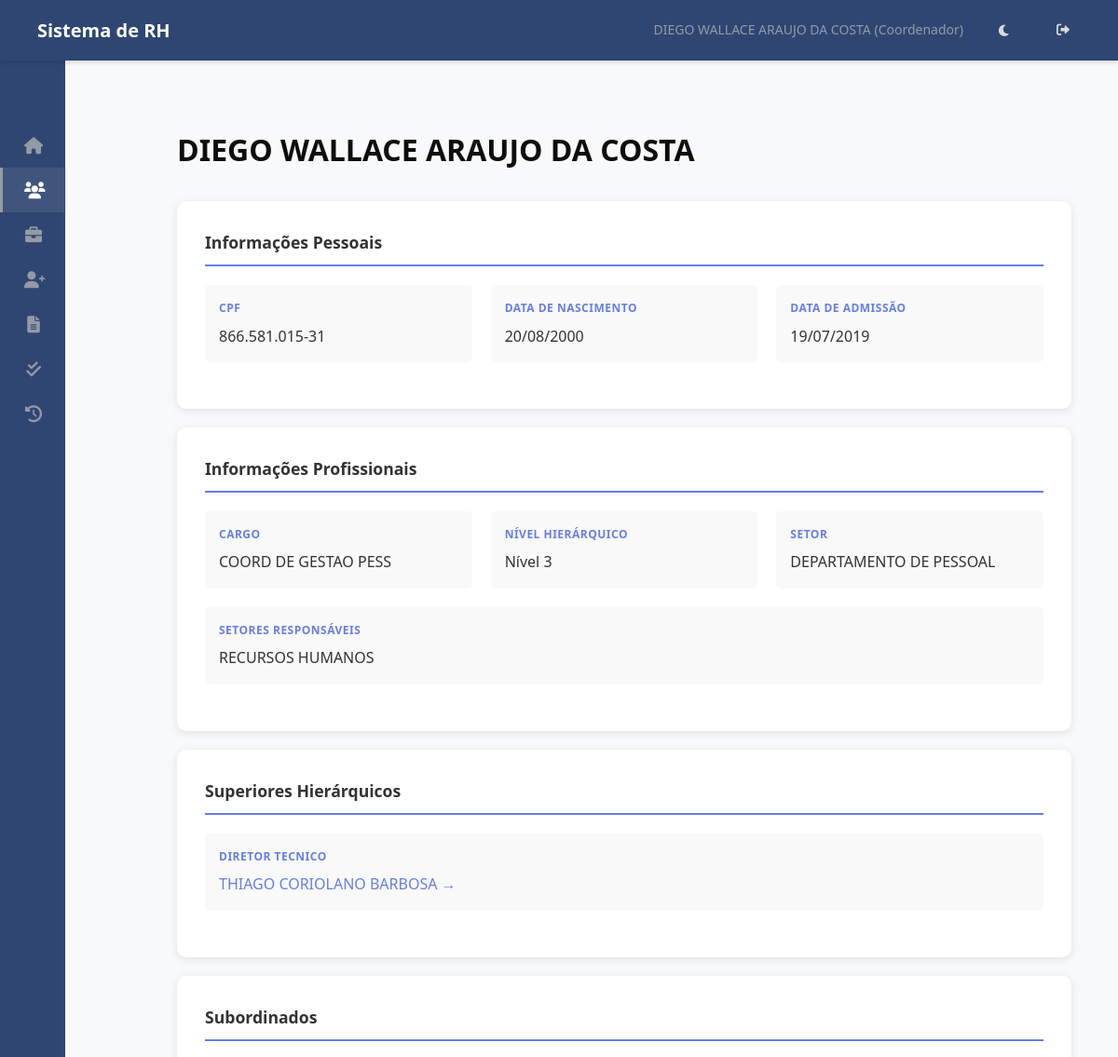
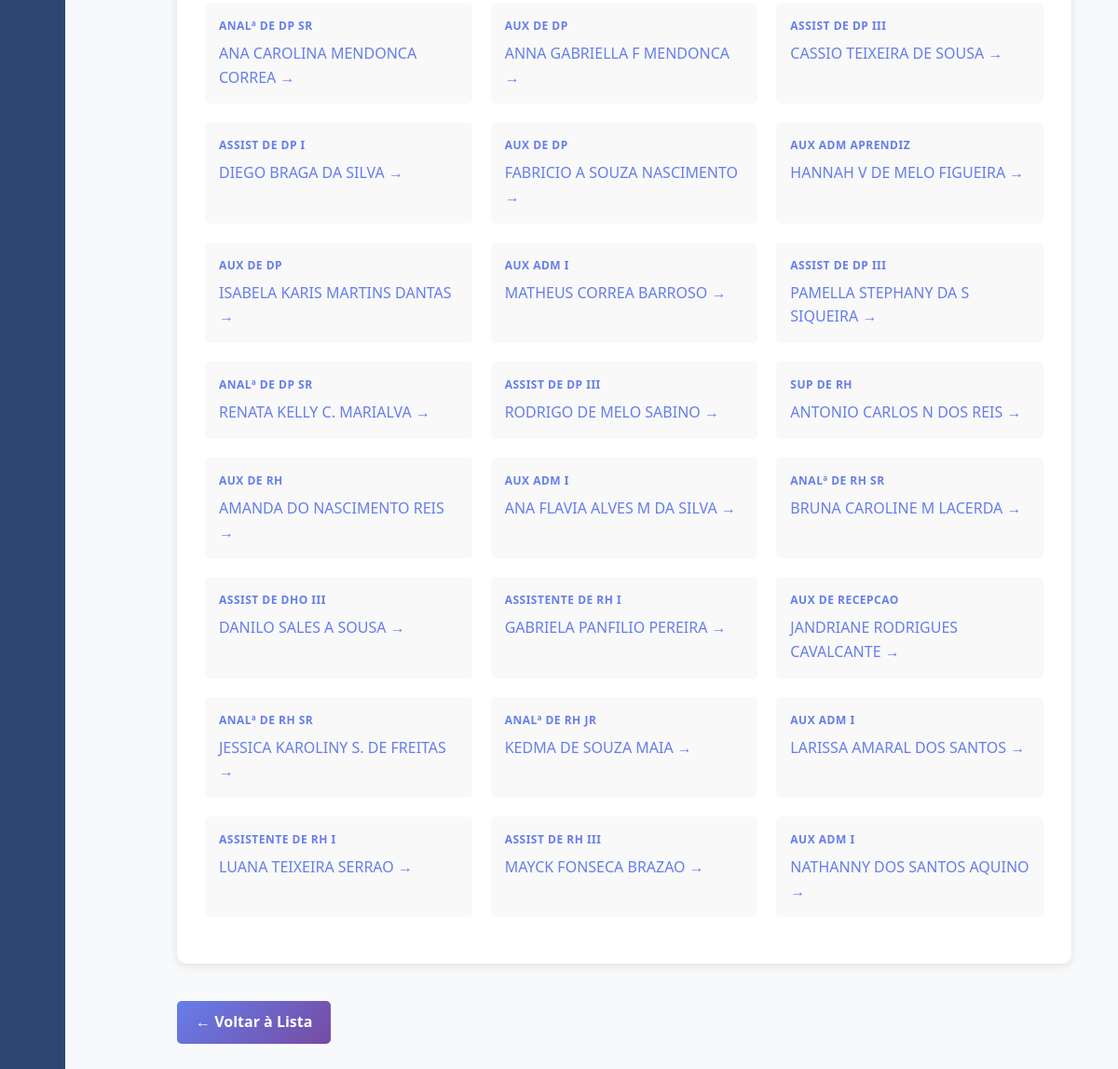
/funcionarios/4170/ (signed in), run on the app's committed database (2 pictures, top to bottom).
### hierarquia/models.py (models this page shows, shortened)
class Funcionario(models.Model):
    usuario = models.OneToOneField(User, on_delete=models.SET_NULL, null=True, blank=True, related_name='funcionario')
    nome = models.CharField(max_length=255)
    data_nascimento = models.DateField(blank=True, null=True)
    cpf = models.CharField(max_length=14, unique=True, validators=[cpf_validator])
    data_admissao = models.DateField()
    cargo = models.ForeignKey(Cargo, on_delete=models.PROTECT, related_name='funcionarios')
    setor_primario = models.ForeignKey(
        Setor,
        on_delete=models.PROTECT, # Protege contra exclusão de setor com funcionários
        related_name='funcionarios_primarios', # Nome para acesso reverso
        verbose_name='Setor Principal',
        null=True, # TEMPORARIAMENTE True para facilitar migração inicial, depois pode ser False
        blank=True # TEMPORARIAMENTE True
    )
    setores_responsaveis = models.ManyToManyField(
        Setor,
        related_name='responsaveis', # Permite Setor.responsaveis.all()
        blank=True, # Muitos funcionários não serão responsáveis por nenhum setor
        verbose_name='Setores Responsáveis'
    )
    centro_servico = models.ForeignKey(CentroServico, on_delete=models.SET_NULL, null=True, blank=True, related_name='funcionarios')
    ativo = models.BooleanField(default=True)
    criado_em = models.DateTimeField(auto_now_add=True)
    atualizado_em = models.DateTimeField(auto_now=True)
    class Meta:
        ordering = ['nome']
        verbose_name = 'Funcionário'
        verbose_name_plural = 'Funcionários'
    def obter_superiores(self):
        if not self.setor_primario:
            return Funcionario.objects.filter(cargo__nivel=1, ativo=True).exclude(pk=self.pk).distinct().order_by('cargo__nivel')
        condicao_mesmo_setor = Q(
            setor_primario=self.setor_primario,
            cargo__nivel__lt=self.cargo.nivel,
            ativo=True
        )
        condicao_responsavel = Q(
            setores_responsaveis=self.setor_primario, # Verifica se o setor_primario DESTE func está na lista M2M do OUTRO
            cargo__nivel__lt=self.cargo.nivel,
            ativo=True
        )
        condicao_diretor = Q(
            cargo__nivel=1,
            ativo=True
        )
        superiores = Funcionario.objects.filter(
            condicao_mesmo_setor | condicao_responsavel | condicao_diretor
        ).exclude(pk=self.pk).distinct().order_by('cargo__nivel')
        return superiores
    def obter_subordinados(self, incluir_responsaveis=True):
        subordinados = Funcionario.objects.none() # QuerySet vazio inicial
        if self.setor_primario:
            subordinados_primario = Funcionario.objects.filter(
                setor_primario=self.setor_primario,
                cargo__nivel__gt=self.cargo.nivel,
                ativo=True
            )
            subordinados = subordinados | subordinados_primario
        if incluir_responsaveis and self.setores_responsaveis.exists():
            setores_resp = self.setores_responsaveis.all()
            subordinados_responsaveis = Funcionario.objects.filter(
                setor_primario__in=setores_resp,
                cargo__nivel__gt=self.cargo.nivel,
                ativo=True
            ).exclude(pk=self.pk) # Garante não incluir a si mesmo
            subordinados = subordinados | subordinados_responsaveis
        if self.centro_servico:
             subordinados = subordinados.filter(centro_servico=self.centro_servico)
        return subordinados.distinct().order_by('setor_primario__nome', 'cargo__nivel', 'nome')

class Cargo(models.Model):
    NIVEL_CHOICES = [
        (1, 'Diretor'),
        (2, 'Gestor'),
        (3, 'Coordenador'),
        (4, 'Supervisor'),
        (5, 'ADM/Analista'), # E outros níveis operacionais
    ]
    nome = models.CharField(max_length=255, unique=True)
    nivel = models.IntegerField(choices=NIVEL_CHOICES)
    descricao = models.TextField(blank=True, null=True)
    criado_em = models.DateTimeField(auto_now_add=True)
    atualizado_em = models.DateTimeField(auto_now=True)
    class Meta:
        ordering = ['nivel', 'nome']
        verbose_name = 'Cargo'
        verbose_name_plural = 'Cargos'

class Setor(models.Model):
    nome = models.CharField(max_length=255, unique=True)
    descricao = models.TextField(blank=True, null=True)
    criado_em = models.DateTimeField(auto_now_add=True)
    atualizado_em = models.DateTimeField(auto_now=True)
    class Meta:
        ordering = ['nome']
        verbose_name = 'Setor'
        verbose_name_plural = 'Setores'

### hierarquia/views.py (the view)
# urls.py: path('funcionarios/<int:funcionario_id>/', views.detalhar_funcionario, name='detalhar_funcionario'),
@login_required(login_url='login')
def detalhar_funcionario(request, funcionario_id):
    try:
        funcionario_logado = request.user.funcionario
    except Funcionario.DoesNotExist:
        return render(request, 'hierarquia/sem_acesso.html')
    funcionario = get_object_or_404(Funcionario, id=funcionario_id)
    permitido = False
    if funcionario_logado.cargo.nivel == 1: # Diretor vê tudo
        permitido = True
    elif funcionario.setor_primario: # Se o funcionário visualizado tem setor primário...
        if funcionario_logado.setor_primario == funcionario.setor_primario: # ...e é o mesmo do logado
             permitido = True
        elif funcionario_logado.setores_responsaveis.filter(pk=funcionario.setor_primario.pk).exists(): # ...ou o logado é responsável por ele
             permitido = True
    elif funcionario == funcionario_logado: # Permite ver a si mesmo
        permitido = True
    if not permitido:
        return render(request, 'hierarquia/sem_permissao.html', {'mensagem': f'Você não tem permissão para ver detalhes de {funcionario.nome}.'})
    context = {
        'funcionario_logado': funcionario_logado,
        'funcionario': funcionario,
        'superiores': funcionario.obter_superiores(),
        'subordinados': funcionario.obter_subordinados(incluir_responsaveis=True),
    }
    return render(request, 'hierarquia/detalhar_funcionario.html', context)

### templates/hierarquia/detalhar_funcionario.html (shortened to what this page needs)
{% extends 'base.html' %}
{% load static %}
{% block extra_css %}
    <link rel="stylesheet" href="{% static 'css/detalhar_funcionario.css' %}">
{% endblock extra_css %}
{% block content %}
<div class="container">
    <div class="header">
        <h2>{{ funcionario.nome }}</h2>
    </div>
    <div class="card">
        <h3>Informações Pessoais</h3>
        <div class="info-grid">
            <div class="info-item">
                <div class="info-label">CPF</div>
                <div class="info-value">{{ funcionario.cpf }}</div>
            </div>
            {% if funcionario.data_nascimento %}
            <div class="info-item">
                <div class="info-label">Data de Nascimento</div>
                <div class="info-value">{{ funcionario.data_nascimento|date:"d/m/Y" }}</div>
            </div>
            {% endif %}
            <div class="info-item">
                <div class="info-label">Data de Admissão</div>
                <div class="info-value">{{ funcionario.data_admissao|date:"d/m/Y" }}</div>
            </div>
        </div>
    </div>
    <div class="card">
        <h3>Informações Profissionais</h3>
        <div class="info-grid">
            <div class="info-item">
                <div class="info-label">Cargo</div>
                <div class="info-value">{{ funcionario.cargo.nome }}</div>
            </div>
            <div class="info-item">
                <div class="info-label">Nível Hierárquico</div>
                <div class="info-value">Nível {{ funcionario.cargo.nivel }}</div>
            </div>
            <div class="info-item">
                <div class="info-label">Setor</div>
                <div class="info-value">
                     {% if funcionario.setor_primario %}
                        {{ funcionario.setor_primario.nome }}
                    {% else %}
                        <span style="color: #999;">Nenhum</span>
                    {% endif %}
                </div>
            </div>
            {% if funcionario.setores_responsaveis.exists %}
            <div class="info-item" style="grid-column: 1 / -1;">
                <div class="info-label">Setores Responsáveis</div>
                <div class="info-value">
                    {% for setor_resp in funcionario.setores_responsaveis.all %}
                        {{ setor_resp.nome }}{% if not forloop.last %}, {% endif %}
                    {% endfor %}
                </div>
            </div>
            {% endif %}
        </div>
    </div>
    <div class="card">
        <h3>Superiores Hierárquicos</h3>
        <div class="info-grid">
            {% for superior in superiores %}
            <div class="info-item">
                <div class="info-label">{{ superior.cargo.nome }}</div>
                <div class="info-value">
                    <a href="{% url 'detalhar_funcionario' superior.id %}">
                        {{ superior.nome }} →
                    </a>
                </div>
            </div>
            {% empty %}
            <div class="info-item empty-state" style="grid-column: 1 / -1;">
                <p>Nenhum superior hierárquico</p>
            </div>
            {% endfor %}
        </div>
    </div>
    <div class="card">
        <h3>Subordinados</h3>
        <div class="info-grid">
            {% for subordinado in subordinados %}
            <div class="info-item">
                <div class="info-label">{{ subordinado.cargo.nome }}</div>
                <div class="info-value">
                    <a href="{% url 'detalhar_funcionario' subordinado.id %}">
                        {{ subordinado.nome }} →
                    </a>
                </div>
            </div>
            {% empty %}
             <div class="info-item empty-state" style="grid-column: 1 / -1;">
                <p>Nenhum subordinado</p>
            </div>
            {% endfor %}
        </div>
    </div>
    <a href="{% url 'listar_setores_funcionarios' %}" class="btn">← Voltar à Lista</a>
</div>
{% endblock content %}

### templates/base.html (shortened to what this page needs)
{% load static %}
{% load rh_tags %}
<!DOCTYPE html>
<html lang="pt-BR">
<head>
    <link rel="stylesheet" href="{% static 'css/base.css' %}">
    <link rel="stylesheet" href="https://cdnjs.cloudflare.com/ajax/libs/font-awesome/6.0.0/css/all.min.css">
    {% block extra_css %}{% endblock extra_css %}
</head>
<body>
    <nav class="navbar">
        <h1>Sistema de RH</h1>
        <div class="navbar-user">
            {% if user.is_authenticated %}
                {% with funcionario_logado=request.user.funcionario %}
                    <span>
                        {{ funcionario_logado.nome|default:user.username }}
                        {% if funcionario_logado.cargo %} ({{ funcionario_logado.cargo.get_nivel_display }}) {% endif %}
                    </span>
                {% endwith %}
            {% else %}
                <span>Visitante</span>
            {% endif %}
            <button id="theme-toggle" class="theme-toggle-btn" aria-label="Alternar tema">
            </button>
            {% if user.is_authenticated %}
                <a href="{% url 'logout' %}" title="Sair"><i class="fas fa-sign-out-alt"></i></a>
            {% else %}
                <a href="{% url 'login' %}" title="Entrar"><i class="fas fa-sign-in-alt"></i></a>
            {% endif %}
        </div>
    </nav>
    <div class="page-container">
        <aside class="sidebar" id="sidebar">
            <div class="sidebar-header">
            </div>
            <nav class="menu-items">
                {% with funcionario_logado=request.user.funcionario %}
                    {% is_rh_or_dp funcionario_logado as eh_rh %}
                    <a href="{% url 'dashboard' %}" class="menu-item {% if request.resolver_match.url_name == 'dashboard' %}active{% endif %}">
                        <i class="fas fa-home fa-fw"></i> <span class="menu-text">Dashboard</span>
                    </a>
                    <a href="{% url 'listar_setores_funcionarios' %}" class="menu-item {% if 'funcionarios' in request.resolver_match.view_name or 'detalhar_funcionario' in request.resolver_match.url_name %}active{% endif %}">
                        <i class="fas fa-users fa-fw"></i> <span class="menu-text">Funcionários</span>
                    </a>
                    {% if user.is_superuser or eh_rh %}
                        <a href="{% url 'listar_vagas' %}" class="menu-item {% if 'vaga' in request.resolver_match.url_name %}active{% endif %}">
                            <i class="fas fa-briefcase fa-fw"></i> <span class="menu-text">Gerenciar Vagas</span>
                        </a>
                    {% endif %}
                    {% if user.is_authenticated %}
                        {% if funcionario_logado %}
                            {% if user.is_superuser or funcionario_logado.cargo and funcionario_logado.cargo.nivel <= 5 %}
                                <a href="{% url 'criar_rp' %}" class="menu-item {% if request.resolver_match.url_name == 'criar_rp' %}active{% endif %}">
                                    <i class="fas fa-user-plus fa-fw"></i> <span class="menu-text">Abrir RP</span>
                                </a>
                            {% endif %}
                            <a href="{% url 'minhas_rps' %}" class="menu-item {% if request.resolver_match.url_name == 'minhas_rps' %}active{% endif %}">
                                <i class="fas fa-file-alt fa-fw"></i> <span class="menu-text">Minhas RPs</span>
                            </a>
                            {% if user.is_superuser or eh_rh or funcionario_logado.cargo and funcionario_logado.cargo.nivel <= 4 %}
                                <a href="{% url 'listar_rps_para_aprovar' %}" class="menu-item {% if request.resolver_match.url_name == 'listar_rps_para_aprovar' %}active{% endif %}">
                                    <i class="fas fa-check-double fa-fw"></i> <span class="menu-text">Aprovar RPs</span>
                                </a>
                            {% endif %}
                            <a href="{% url 'historico_rps' %}" class="menu-item {% if request.resolver_match.url_name == 'historico_rps' %}active{% endif %}">
                                <i class="fas fa-history fa-fw"></i> <span class="menu-text">Histórico de RPs</span>
                            </a>
                         {% endif %}
                    {% endif %}
                {% endwith %}
            </nav>
        </aside>
        <main class="main-content" id="main-content">
            {% block content %}{% endblock content %}
        </main>
    </div>
</body>
</html>

### data on the page
Funcionario: nome "DIEGO WALLACE ARAUJO DA COSTA", cargo.nivel "Coordenador", cpf "866.581.015-31", data_nascimento "20/08/2000", data_admissao "19/07/2019", cargo.nome "COORD DE GESTAO PESS", cargo.nivel "3", setor_primario.nome "DEPARTAMENTO DE PESSOAL"
Setor: nome "RECURSOS HUMANOS"
Funcionario: cargo.nome "DIRETOR TECNICO", nome "THIAGO CORIOLANO BARBOSA"
Funcionario: cargo.nome "ANALª DE DP SR", nome "ANA CAROLINA MENDONCA CORREA"
Funcionario: cargo.nome "AUX DE DP", nome "ANNA GABRIELLA F MENDONCA"
Funcionario: cargo.nome "ASSIST DE DP III", nome "CASSIO TEIXEIRA DE SOUSA"
Funcionario: cargo.nome "ASSIST DE DP I", nome "DIEGO BRAGA DA SILVA"
Funcionario: cargo.nome "AUX DE DP", nome "FABRICIO A SOUZA NASCIMENTO"
Funcionario: cargo.nome "AUX ADM APRENDIZ", nome "HANNAH V DE MELO FIGUEIRA"
Funcionario: cargo.nome "AUX DE DP", nome "ISABELA KARIS MARTINS DANTAS"
Funcionario: cargo.nome "AUX ADM I", nome "MATHEUS CORREA BARROSO"
Funcionario: cargo.nome "ASSIST DE DP III", nome "PAMELLA STEPHANY DA S SIQUEIRA"
Funcionario: cargo.nome "ANALª DE DP SR", nome "RENATA KELLY C. MARIALVA"
Funcionario: cargo.nome "ASSIST DE DP III", nome "RODRIGO DE MELO SABINO"
Funcionario: cargo.nome "SUP DE RH", nome "ANTONIO CARLOS N DOS REIS"
Funcionario: cargo.nome "AUX DE RH", nome "AMANDA DO NASCIMENTO REIS"
Funcionario: cargo.nome "AUX ADM I", nome "ANA FLAVIA ALVES M DA SILVA"
Funcionario: cargo.nome "ANALª DE RH SR", nome "BRUNA CAROLINE M LACERDA"
Funcionario: cargo.nome "ASSIST DE DHO III", nome "DANILO SALES A SOUSA"
Funcionario: cargo.nome "ASSISTENTE DE RH I", nome "GABRIELA PANFILIO PEREIRA"
Funcionario: cargo.nome "AUX DE RECEPCAO", nome "JANDRIANE RODRIGUES CAVALCANTE"
Funcionario: cargo.nome "ANALª DE RH SR", nome "JESSICA KAROLINY S. DE FREITAS"
Funcionario: cargo.nome "ANALª DE RH JR", nome "KEDMA DE SOUZA MAIA"
Funcionario: cargo.nome "AUX ADM I", nome "LARISSA AMARAL DOS SANTOS"
Funcionario: cargo.nome "ASSISTENTE DE RH I", nome "LUANA TEIXEIRA SERRAO"
Funcionario: cargo.nome "ASSIST DE RH III", nome "MAYCK FONSECA BRAZAO"
Funcionario: cargo.nome "AUX ADM I", nome "NATHANNY DOS SANTOS AQUINO"
